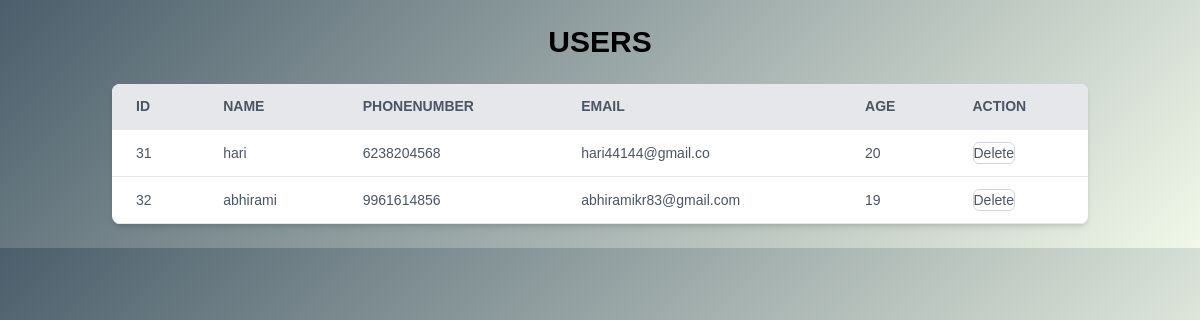
Screenshot of /android_2/new_1.php with the database file from the repository.
### tables this page shows
CREATE TABLE `register` (
  `id` int(11) NOT NULL,
  `name` varchar(300) NOT NULL,
  `mobile` varchar(300) NOT NULL,
  `email` varchar(300) NOT NULL,
  `age` varchar(300) NOT NULL,
  `password` varchar(300) NOT NULL
);

### android_2/new_1.php (the view, shortened to what this page needs)
<?php
include 'conn.php';
$sql_1 = "SELECT * FROM register";
$result = $conn->query($sql_1);
?>
<!DOCTYPE html>
<html lang="en">
<head>
    <link href="https://cdn.jsdelivr.net/npm/tailwindcss@2.2.19/dist/tailwind.min.css" rel="stylesheet">
</head>
<body>
<div class="container mx-auto p-6">
    <h2 class="text-3xl font-bold mb-6 text-center">USERS</h2>
    <div class="overflow-x-auto bg-white shadow-md rounded-lg">
        <table class="min-w-full border-collapse">
            <thead>
                <tr class="bg-gray-200 text-gray-600 uppercase text-sm leading-normal">
                    <th class="py-3 px-6 border-b text-left">ID</th>
                    <th class="py-3 px-6 border-b text-left">Name</th>
                    <th class="py-3 px-6 border-b text-left">phonenumber</th>
                    <th class="py-3 px-6 border-b text-left">Email</th>
                    <th class="py-3 px-6 border-b text-left">age</th>
                    <th class="py-3 px-6 border-b text-left">Action</th>
                </tr>
            </thead>
            <tbody class="text-gray-600 text-sm font-light">
                <?php
                if ($result->num_rows > 0) {
                    while ($row = $result->fetch_assoc()) {
                        echo "<tr class='hover:bg-gray-100'>
                            <td class='py-3 px-6 border-b'>".$row['id']."</td>
                            <td class='py-3 px-6 border-b'>".$row['name']."</td>
                            <td class='py-3 px-6 border-b'>".$row['mobile']."</td>
                            <td class='py-3 px-6 border-b'>".$row['email']."</td>
                            <td class='py-3 px-6 border-b'>".$row['age']."</td>
                             <td class='py-3 px-6 border-b'>
                    <form action='' method='POST'>
                        <input type='hidden' name='id' value='" . $row['id'] . "'>
                        <button type='submit' name='action' value='delete' class='border border-gray-300 rounded-md'>Delete</button>
                    </form>
                </td>
                        </tr>";
                    }
                } else {
                    echo "<tr><td colspan='9' class='py-3 px-6 text-center'>No records found</td></tr>";
                }
                ?>
            </tbody>
        </table>
    </div>
</div>
</body>
</html>

### android_2/new_1.php (style rules this page uses)
body { font-family: 'Arial', sans-serif; background: linear-gradient(135deg, #4b5e6b, #f1f8e9); }

### rows the page displays
register: id "31", name "hari", mobile "6238204568", email "hari44144@gmail.co", age "20"
register: id "32", name "abhirami", mobile "9961614856", email "abhiramikr83@gmail.com", age "19"
